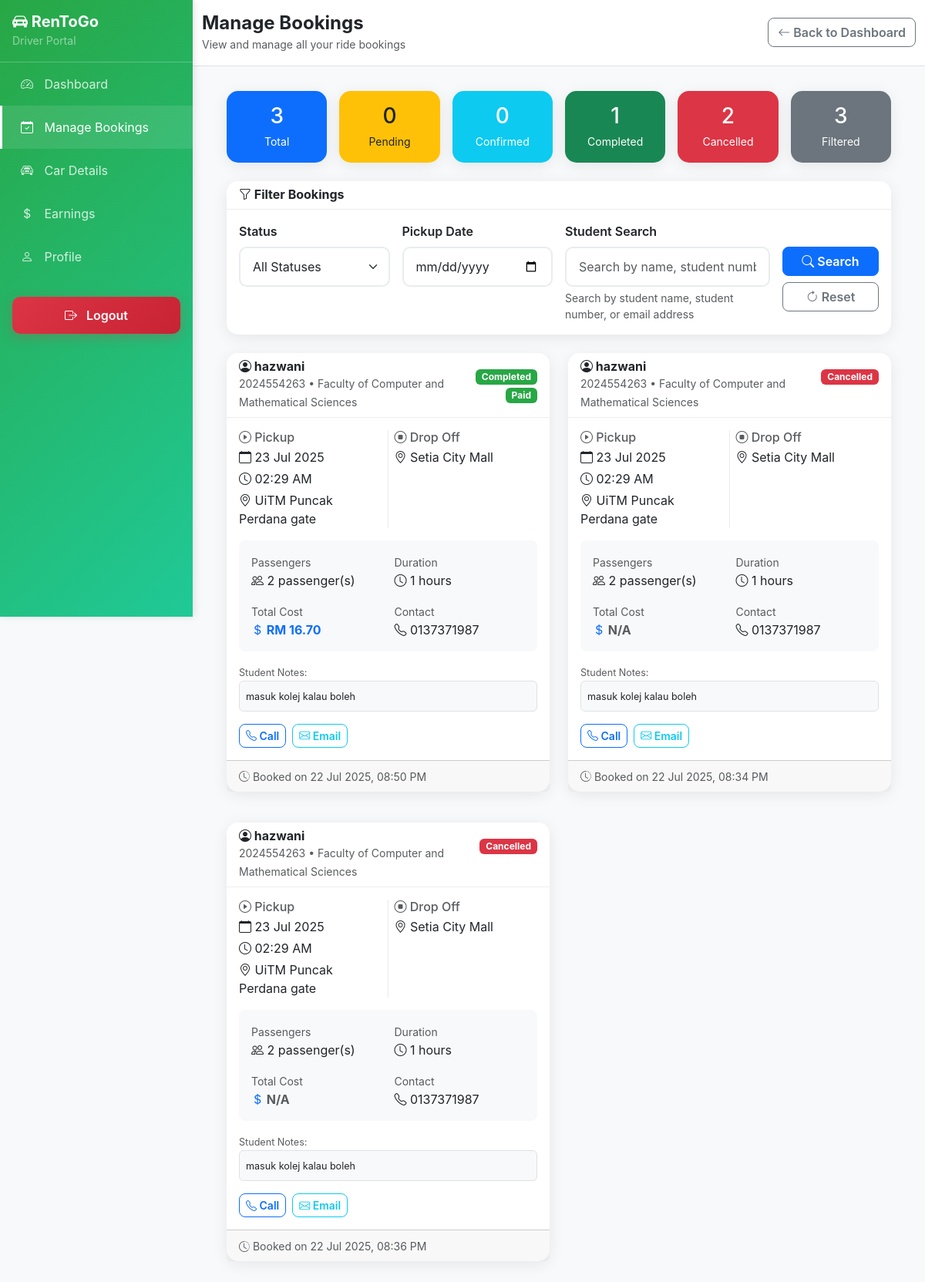
The app's page /driver/bookings.php (signed in) with its own data.
### tables this page shows
CREATE TABLE `booking` (
  `bookingid` int NOT NULL,
  `userid` int NOT NULL,
  `driverid` int NOT NULL,
  `pax` int NOT NULL,
  `bookingdate` timestamp NULL DEFAULT CURRENT_TIMESTAMP,
  `pickupdate` datetime NOT NULL,
  `dropoffdate` datetime NOT NULL,
  `pickuplocation` varchar(255) NOT NULL,
  `dropofflocation` varchar(255) NOT NULL,
  `totalcost` decimal(10,2) NOT NULL,
  `bookingstatus` enum('pending','confirmed','completed','cancelled') DEFAULT 'pending',
  `paymentstatus` enum('unpaid','paid','refunded') DEFAULT 'unpaid',
  `notes` text,
  `duration_hours` int NOT NULL,
  `distance_km` decimal(8,2) NOT NULL
);

CREATE TABLE `user` (
  `userid` int NOT NULL,
  `username` varchar(50) NOT NULL,
  `full_name` varchar(255) DEFAULT NULL,
  `password` varchar(255) NOT NULL,
  `email` varchar(100) NOT NULL,
  `notel` varchar(15) NOT NULL,
  `gender` enum('Male','Female') NOT NULL,
  `role` enum('student','driver','admin') NOT NULL,
  `created` timestamp NULL DEFAULT CURRENT_TIMESTAMP,
  `status` enum('active','inactive') DEFAULT 'active'
);

CREATE TABLE `student` (
  `studentid` int NOT NULL,
  `userid` int NOT NULL,
  `student_number` varchar(20) NOT NULL,
  `faculty` varchar(100) DEFAULT NULL,
  `year_of_study` int DEFAULT NULL
);

### driver/bookings.php (the view, shortened to what the rows shown need)
<?php
$database = new Database();
$db = $database->getConnection();
try {
    $query = "SELECT driverid FROM driver WHERE userid = ?";
    $stmt = $db->prepare($query);
    $stmt->execute([$_SESSION['userid']]);
    $driver = $stmt->fetch(PDO::FETCH_ASSOC);
} catch (Exception $e) {
    error_log("Error getting driver info: " . $e->getMessage());
    $_SESSION['error'] = "Unable to access driver information. Please login again.";
    header("Location: ../auth/logout.php");
    exit();
}
$status_filter = '';
$date_filter = '';
$student_filter = '';
$base_query = "SELECT b.bookingid, b.userid, b.driverid, b.pickupdate, b.pickuplocation,
                      b.dropofflocation, b.pax, b.duration_hours, b.totalcost, b.bookingstatus,
                      b.notes, b.bookingdate, u.username as student_name, u.full_name as student_full_name,
                      u.notel as student_phone, u.email as student_email, s.student_number, s.faculty, s.year_of_study,
                      CASE
                          WHEN b.bookingstatus = 'completed' THEN 'Paid'
                          WHEN b.bookingstatus = 'confirmed' THEN 'Unpaid'
                          WHEN b.bookingstatus = 'pending' THEN 'Unpaid'
                          WHEN b.bookingstatus = 'cancelled' THEN 'N/A'
                          ELSE 'Unpaid'
                      END as payment_status,
                      CASE
                          WHEN b.bookingstatus IN ('completed', 'confirmed') THEN b.totalcost
                          ELSE 0
                      END as display_cost
               FROM booking b
               INNER JOIN user u ON b.userid = u.userid
               INNER JOIN student s ON u.userid = s.userid
               WHERE b.driverid = ?";
$params = [$driver['driverid']];
$final_query = $base_query;
$final_query .= " ORDER BY
    CASE
        WHEN b.bookingstatus = 'pending' THEN 1
        WHEN b.bookingstatus = 'confirmed' THEN 2
        WHEN b.bookingstatus = 'completed' THEN 3
        WHEN b.bookingstatus = 'cancelled' THEN 4
        ELSE 5
    END,
    b.pickupdate DESC";
$bookings = [];
try {
    $stmt = $db->prepare($final_query);
    $stmt->execute($params);
    $bookings = $stmt->fetchAll(PDO::FETCH_ASSOC);
} catch (PDOException $e) {
    error_log("Database error in bookings query: " . $e->getMessage());
    error_log("Query: " . $final_query);
    error_log("Params: " . print_r($params, true));
    $message = "Error loading bookings. Please refresh the page.";
    $bookings = [];
}
?>
<!DOCTYPE html>
<html lang="en">
<head>
    <link href="https://cdn.jsdelivr.net/npm/bootstrap@5.3.0/dist/css/bootstrap.min.css" rel="stylesheet">
    <link rel="stylesheet" href="https://cdn.jsdelivr.net/npm/bootstrap-icons@1.10.0/font/bootstrap-icons.css">
</head>
<body>
    <div class="d-flex">
        <div class="flex-grow-1">
            <div class="dashboard-content">
                <div class="container-fluid">
                    <?php if (empty($bookings)): ?>
                        <div class="card">
                            <div class="card-body text-center py-5">
                                <i class="bi bi-calendar-x text-muted" style="font-size: 4rem;"></i>
                                <h5 class="mt-3">No bookings found</h5>
                                <p class="text-muted">
                                    <?php if ($status_filter || $date_filter || $student_filter): ?>
                                        No bookings match your current filters. Try adjusting your search criteria.
                                    <?php else: ?>
                                        You don't have any bookings yet. Students will be able to book your car once you're available.
                                    <?php endif; ?>
                                </p>
                                <?php if ($status_filter || $date_filter || $student_filter): ?>
                                    <a href="bookings.php" class="btn btn-primary">Clear All Filters</a>
                                <?php endif; ?>
                            </div>
                        </div>
                    <?php else: ?>
                        <div class="row">
                            <?php foreach ($bookings as $booking): ?>
                            <div class="col-lg-6 mb-4">
                                <div class="card booking-card">
                                    <div class="card-header d-flex justify-content-between align-items-center">
                                        <div>
                                            <h6 class="mb-0 fw-bold">
                                                <i class="bi bi-person-circle"></i>
                                                <?php echo htmlspecialchars($booking['student_full_name'] ?? $booking['student_name']); ?>
                                            </h6>
                                            <small class="text-muted">
                                                <?php echo htmlspecialchars($booking['student_number']); ?> •
                                                <?php echo htmlspecialchars($booking['faculty']); ?>
                                            </small>
                                        </div>
                                        <div class="text-end">
                                            <span class="badge status-<?php echo htmlspecialchars($booking['bookingstatus']); ?> px-2 py-1">
                                                <?php echo ucfirst(htmlspecialchars($booking['bookingstatus'])); ?>
                                            </span>
                                            <br>
                                            <span class="badge payment-<?php echo strtolower(str_replace(' ', '', $booking['payment_status'])); ?> px-2 py-1 mt-1">
                                                <?php echo $booking['payment_status']; ?>
                                            </span>
                                        </div>
                                    </div>
                                    <div class="card-body">
                                        <div class="trip-details mb-3">
                                            <div class="row g-3">
                                                <div class="col-md-6">
                                                    <h6 class="text-muted mb-1">
                                                        <i class="bi bi-play-circle"></i> Pickup
                                                    </h6>
                                                    <p class="mb-1">
                                                        <i class="bi bi-calendar"></i>
                                                        <?php echo date('d M Y', strtotime($booking['pickupdate'])); ?>
                                                    </p>
                                                    <p class="mb-1">
                                                        <i class="bi bi-clock"></i>
                                                        <?php echo date('h:i A', strtotime($booking['pickupdate'])); ?>
                                                    </p>
                                                    <p class="mb-0">
                                                        <i class="bi bi-geo-alt"></i>
                                                        <?php echo htmlspecialchars($booking['pickuplocation']); ?>
                                                    </p>
                                                </div>
                                                <div class="col-md-6">
                                                    <h6 class="text-muted mb-1">
                                                        <i class="bi bi-stop-circle"></i> Drop Off
                                                    </h6>
                                                    <p class="mb-0">
                                                        <i class="bi bi-geo-alt"></i>
                                                        <?php echo htmlspecialchars($booking['dropofflocation']); ?>
                                                    </p>
                                                </div>
                                            </div>
                                        </div>
                                        <div class="booking-info mb-3">
                                            <div class="row g-3">
                                                <div class="col-6">
                                                    <small class="text-muted">Passengers</small>
                                                    <div><i class="bi bi-people"></i> <?php echo (int)$booking['pax']; ?> passenger(s)</div>
                                                </div>
                                                <div class="col-6">
                                                    <small class="text-muted">Duration</small>
                                                    <div><i class="bi bi-clock"></i> <?php echo (int)$booking['duration_hours']; ?> hours</div>
                                                </div>
                                                <div class="col-6">
                                                    <small class="text-muted">Total Cost</small>
                                                    <div class="text-primary fw-bold">
                                                        <i class="bi bi-currency-dollar"></i>
                                                        <?php if ($booking['bookingstatus'] == 'cancelled'): ?>
                                                            <span class="text-muted">N/A</span>
                                                        <?php elseif ($booking['bookingstatus'] == 'pending'): ?>
                                                            <span class="text-muted">RM <?php echo number_format((float)$booking['totalcost'], 2); ?> (If accepted)</span>
                                                        <?php else: ?>
                                                            RM <?php echo number_format((float)$booking['display_cost'], 2); ?>
                                                        <?php endif; ?>
                                                    </div>
                                                </div>
                                                <div class="col-6">
                                                    <small class="text-muted">Contact</small>
                                                    <div><i class="bi bi-telephone"></i> <?php echo htmlspecialchars($booking['student_phone']); ?></div>
                                                </div>
                                            </div>
                                        </div>
                                        <?php if (!empty($booking['notes'])): ?>
                                        <div class="notes mb-3">
                                            <small class="text-muted">Student Notes:</small>
                                            <div class="border rounded p-2 bg-light">
                                                <small><?php echo htmlspecialchars($booking['notes']); ?></small>
                                            </div>
                                        </div>
                                        <?php endif; ?>
                                        <div class="d-flex flex-wrap gap-2">
                                            <a href="tel:<?php echo htmlspecialchars($booking['student_phone']); ?>" class="btn btn-outline-primary btn-sm">
                                                <i class="bi bi-telephone"></i> Call
                                            </a>
                                            <a href="mailto:<?php echo htmlspecialchars($booking['student_email']); ?>" class="btn btn-outline-info btn-sm">
                                                <i class="bi bi-envelope"></i> Email
                                            </a>
                                        </div>
                                    </div>
                                    <div class="card-footer">
                                        <small class="text-muted">
                                            <i class="bi bi-clock-history"></i>
                                            Booked on <?php echo date('d M Y, h:i A', strtotime($booking['bookingdate'])); ?>
                                        </small>
                                    </div>
                                </div>
                            </div>
                            <?php endforeach; ?>
                        </div>
                    <?php endif; ?>
                </div>
            </div>
        </div>
    </div>
</body>
</html>

### records on screen
booking: userid.full_name "hazwani", student.student_number "2024554263", student.faculty "Faculty of Computer and Mathematical Sciences", bookingstatus "Completed", payment_status "Paid", pickupdate "23 Jul 2025", pickupdate "02:29 AM", pickuplocation "UiTM Puncak Perdana gate", dropofflocation "Setia City Mall", pax "2", duration_hours "1", display_cost "16.70", userid.notel "0137371987", notes "masuk kolej kalau boleh", bookingdate "22 Jul 2025, 08:50 PM"
booking: userid.full_name "hazwani", student.student_number "2024554263", student.faculty "Faculty of Computer and Mathematical Sciences", bookingstatus "Cancelled", pickupdate "23 Jul 2025", pickupdate "02:29 AM", pickuplocation "UiTM Puncak Perdana gate", dropofflocation "Setia City Mall", pax "2", duration_hours "1", shows "N/A", userid.notel "0137371987", notes "masuk kolej kalau boleh", bookingdate "22 Jul 2025, 08:34 PM"
booking: userid.full_name "hazwani", student.student_number "2024554263", student.faculty "Faculty of Computer and Mathematical Sciences", bookingstatus "Cancelled", pickupdate "23 Jul 2025", pickupdate "02:29 AM", pickuplocation "UiTM Puncak Perdana gate", dropofflocation "Setia City Mall", pax "2", duration_hours "1", shows "N/A", userid.notel "0137371987", notes "masuk kolej kalau boleh", bookingdate "22 Jul 2025, 08:36 PM"

### other values on screen
$stats['total'] "3"
$stats['pending'] "0"
$stats['confirmed'] "0"
$stats['completed'] "1"
$stats['cancelled'] "2"
count($bookings) "3"
